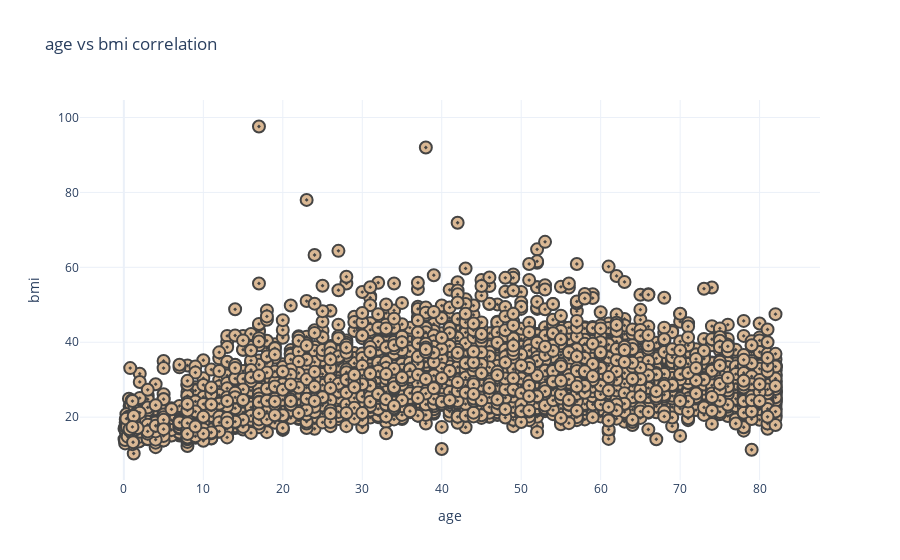

Notebook code cell kept with this figure:
### Code cell
scatter_plot(raw_data.age, raw_data.bmi, '#dab894')

### Figure 1 — Plotly figure (JSON) as saved in the notebook; plotly's stock layout.template omitted (floating-point values rounded to 4 significant figures; data arrays with more than 128 entries replaced by an {"elided": "..."} marker saying what was removed)
{"data": [{"marker": {"color": "#dab894", "line": {"width": 2}, "size": 12, "symbol": "circle-dot"}, "mode": "markers", "type": "scatter", "x": {"elided": "5110 float values"}, "y": {"elided": "5110 float values"}}], "layout": {"hovermode": "closest", "title": {"text": "age vs bmi correlation"}, "xaxis": {"title": {"text": "age"}}, "yaxis": {"title": {"text": "bmi"}}}}
